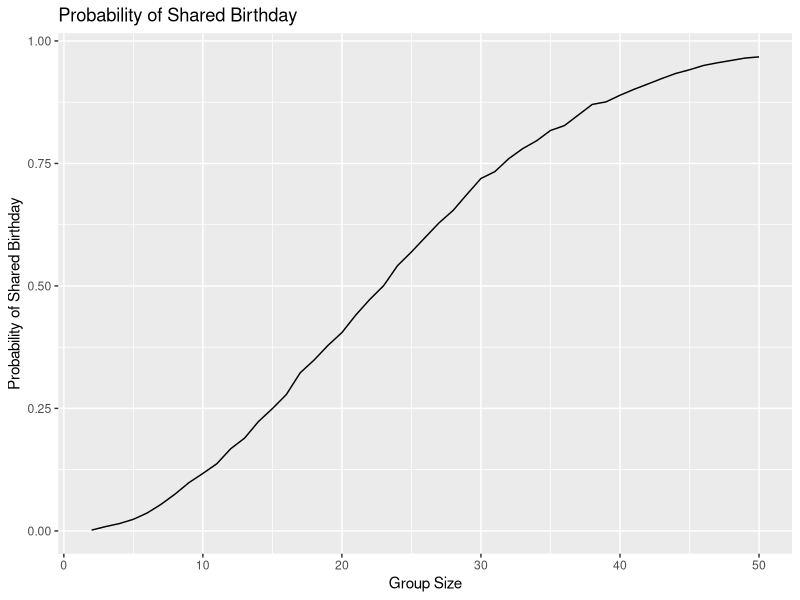

Here is the R script that generated this plot: (Note: a time limit stopped this script after it produced the figure.)
## ---- chunk 1
library(tidyverse)
library(broom)
library(purrr)

set.seed(1115)
## ---- chunk 2
birthd_sim <- function(n){
  bdays = sample(1:365, n, replace = TRUE)
  duplicate = (length(unique(bdays)) < n)
  
  return(duplicate)
}
## ---- chunk 3
dup_bd_prob <- expand_grid(
  n = 2:50,
  iter = 1:10000
) |>
  mutate(dup = map_lgl(n, birthd_sim)) |>
  group_by(n) |>
  summarize(dup_prob = mean(dup))

head(dup_bd_prob, 10)
## ---- chunk 4
dup_bd_prob |>
  ggplot(aes(x = n, y = dup_prob)) +
  geom_line() +
  labs(
    title = "Probability of Shared Birthday",
    x = "Group Size",
    y = "Probability of Shared Birthday"
  )
## ---- chunk 5
mu_0 <- tibble(
  iter = 1:5000,
  data = map(iter, \(i) rnorm(n = 30, mean = 0, sd = 5))
) |>
  mutate(
    t_test = map(data, \(x) t.test(x, mu = 0, conf.level = 0.95)),
    t_result = map(t_test, broom::tidy)) |>
  unnest(t_result) |>
  select(iter, data, mu_estimate = estimate, p_value = p.value)

head(mu_0, 10)
## ---- chunk 6
t_test_func <- function(mu, sample_size = 30, sigma = 5, alpha = 0.05){
  tibble(
  iter = 1:5000,
  data = map(iter, \(i) rnorm(n = sample_size, mean = mu, sd = sigma))
) |>
  mutate(
    t_test = map(data, \(x) t.test(x, mu = 0, conf.level = (1 - alpha))),
    t_result = map(t_test, broom::tidy)) |>
  unnest(t_result) |>
  select(iter, data, mu_estimate = estimate, p_value = p.value)
}
## ---- chunk 7
sim_6_mu <- map_df(0:6, \(mu) t_test_func(mu) 
                      |> mutate(mu_true = mu)) |>
  select(-iter)

head(sim_6_mu, 10)
## ---- chunk 8
sim_6_mu_power <- sim_6_mu |>
  group_by(mu_true) |>
  summarize(
    reject_count = sum(p_value < 0.05),
    total_count = n(),
    power = reject_count / total_count
  )
## ---- chunk 9
sim_6_mu_power |>
  ggplot(aes(x = mu_true, y = power)) +
  geom_line() +
  geom_point() +
  labs(
    title = "Power V.S. True Mean",
    x = "True Mean (μ)",
    y = "Power"
  ) +
  theme_minimal()
## ---- chunk 10
avg_mu_estimate <- sim_6_mu |>
  group_by(mu_true) |>
  summarize(mean_mu_estimate = mean(mu_estimate))
## ---- chunk 11
avg_mu_estimate |>
  ggplot(aes(x = mu_true, y = mean_mu_estimate)) +
  geom_line() +
  geom_point() +
  labs(
    title = "Average Estimate of μ V.S. True Mean",
    x = "True Mean (μ)",
    y = "Average Estimate (μ_hat)"
  ) +
  theme_minimal()
## ---- chunk 12
avg_mu_estimate_rejected <- sim_6_mu |>
  filter(p_value < 0.05) |>
  group_by(mu_true) |>
  summarize(mean_mu_estimate_rejected = mean(mu_estimate))
## ---- chunk 13
avg_mu_estimate_rejected |>
  ggplot(aes(x = mu_true, y = mean_mu_estimate_rejected)) +
  geom_line() +
  geom_point() +
  labs(
    title = "Average Estimate of μ for Rejected Nulls",
    x = "True Mean (μ)",
    y = "Average Estimate (μ_hat) for Rejected Nulls"
  ) +
  theme_minimal()
